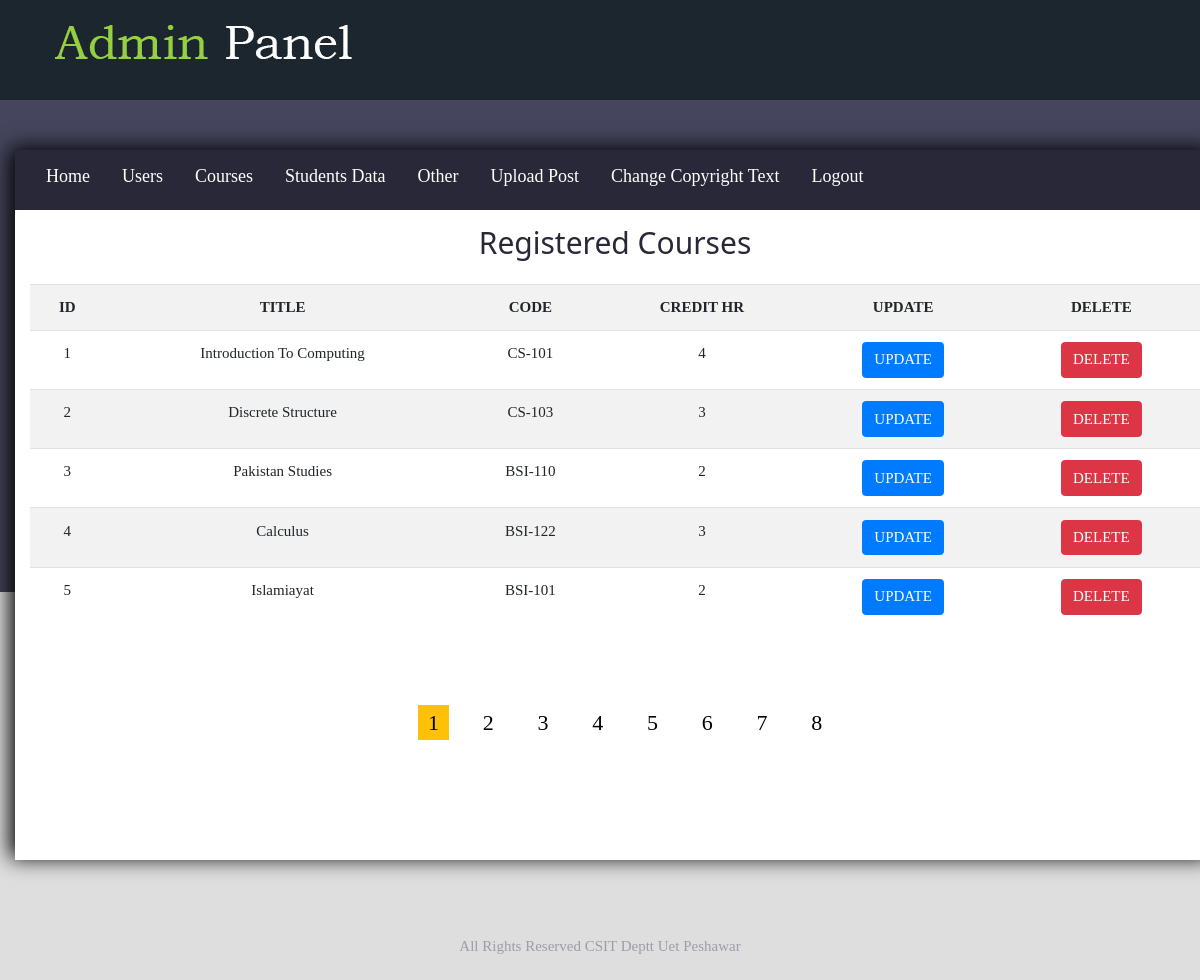
Screenshot of /admin/index.php?viewCourse (signed in) with the database file from the repository.
### tables this page shows
CREATE TABLE `courses` (
  `c_id` int(11) NOT NULL,
  `title` varchar(50) NOT NULL,
  `code` varchar(20) NOT NULL,
  `credit` int(10) NOT NULL
);

CREATE TABLE `copyright` (
  `id` int(11) NOT NULL,
  `copyright` varchar(255) NOT NULL
);

### admin/DataManager.php (called while the page is built, shortened)
<?php
	class databaseConnection {
	public function __construct() {
		$this->conn = new mysqli("localhost","root","","csit");
	}
	}
		class courseManager extends databaseConnection {
	public function getCourses($s,$e) {
		$this->query="SELECT * FROM `courses` LIMIT $s, $e";
		$this->run=mysqli_query($this->conn,$this->query);
		if(mysqli_num_rows($this->run) > 0) {
			return $this->run;
		}
	}
	public function getNoOfCourses() {
		$this->query = "SELECT * FROM courses";
		$this->run = mysqli_query($this->conn, $this->query);
		return mysqli_num_rows($this->run);
	}
		}
	class copyRight extends databaseConnection {
		public function getCopyRight() {
			$this->query = "SELECT * FROM copyright";
			$this->run = mysqli_query($this->conn,$this->query);
			if($this->run) {
				$data = mysqli_fetch_array($this->run);
				return $data['copyright'];
			}
		}
	}
 ?>

### admin/viewCourse.php (the view, shortened to what this page needs)
<!DOCTYPE html>
<html>
<head>
</head>
<body>
	<?php
	$no = $cm->getNoOfCourses();
	if($no < 1) {
		?>
		<div class="w3-panel w3-display-container">
			<a href="index.php?home" class="w3-button w3-large w3-display-topright">X</a>
			<h3>No Records Found</h3>
		</div>
		<?php
		} else {
			echo "<h2 class='text-center mt-3'>Registered Courses</h2>";
		if(isset($_GET['viewCourse']) && isset($_GET['page'])) {
			$page = $_GET['page'];
		} else {
			$page = 1;
		}
		$no_of_rec =  $cm->getNoOfCourses();
		$rec_per_page = 5;
		$no_of_page = ceil($no_of_rec/$rec_per_page);
		$start_page = ($page-1) * $rec_per_page;
		$data = $cm->getCourses($start_page, $rec_per_page);
	?>
	<table class="table table-striped text-center mt-4">
		<tr>
			<th>ID</th>
			<th>TITLE</th>
			<th>CODE</th>
			<th>CREDIT HR</th>
			<th>UPDATE</th>
			<th>DELETE</th>
		</tr>
		<?php
			$serial = 1;
			while ($value=mysqli_fetch_array($data)) {
				?>
				<tr>
					<td><?php echo $serial++; ?></td>
					<td><?php echo $value['title']; ?></td>
					<td><?php echo $value['code']; ?></td>
					<td><?php echo $value['credit']; ?></td>
					<td><a class="btn btn-primary" href="index.php?updCou=<?php echo $value['c_id']; ?>">UPDATE</a></td>
					<td><a onclick="deleteCourse('<?php echo $value['c_id'] ?>')" class="btn btn-danger" href="index.php?viewCourse">DELETE</a></td>
				</tr>
				<?php
			}
		 ?>
	</table>
	<ul>
		<?php
		for($i=1; $i<=$no_of_page; $i++) {
			?>
			<li
			<?php
			if($page == $i)
				echo "class='bg-warning'";
			?>
			><a href="index.php?viewCourse&page=<?php echo $i ?>"><?php echo $i; ?></a></li>
			<?php
		}
		 ?>
	</ul>
	<?php } ?>
</body>
</html>

### admin/includes/footer.php
<?php
	$copy = new copyRight();
 ?>
		<footer id="footer-section" class="row">
			<div class="col-md-12"><?php echo $copy->getCopyRight(); ?></div>
		</footer>

### admin/css/w3.css (style rules this page uses)
*,*:before,*:after { box-sizing:inherit }
html { -ms-text-size-adjust:100%;-webkit-text-size-adjust:100% }
body { margin:0 }
article,aside,details,figcaption,figure,footer,header,main,menu,nav,section { display:block }
a { background-color:transparent }
html,body { font-family:Verdana,sans-serif;font-size:15px;line-height:1.5 }
html { overflow-x:hidden }
h2 { font-size:30px }
h1,h2,h3,h4,h5,h6 { font-family:"Segoe UI",Arial,sans-serif;font-weight:400;margin:10px 0 }
a { color:inherit }

### admin/css/style.css (style rules this page uses)
* { margin: 0; padding: 0; }
body { background-image: url(../resources/body-background.jpg); background-color: #dedede; background-repeat: repeat-x; font-family: "sans serif"; height: 500px; }
#footer-section { height: 50px; }
#footer-section div { margin-top: 5px; text-align: center; color: #9d9daa; }

### admin/viewCourse.php (style rules this page uses)
h2 { margin-top: 0px; margin-bottom: 20px; color: #292838; }
table { margin-bottom: 20px; }
ul { list-style: none; text-align: center; margin-top: 80px; }
li { display: inline; font-size: 22px; padding: 5px 10px 5px 10px; margin-left: 20px; }
a { color: #000; }

### rows the page displays
courses: title "Introduction To Computing", code "CS-101", credit "4"
courses: title "Discrete Structure", code "CS-103", credit "3"
courses: title "Pakistan Studies", code "BSI-110", credit "2"
courses: title "Calculus", code "BSI-122", credit "3"
courses: title "Islamiayat", code "BSI-101", credit "2"
copyright: copyright "All Rights Reserved CSIT Deptt Uet Peshawar"
